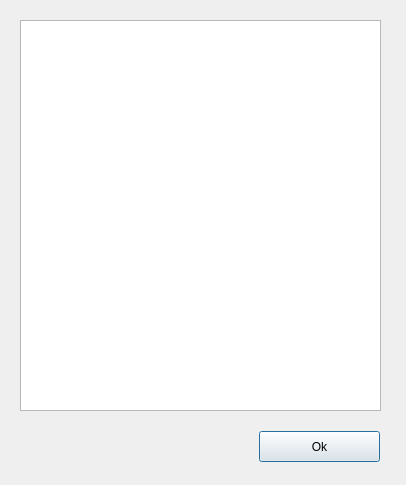
<?xml version="1.0" encoding="UTF-8"?>
<ui version="4.0">
 <class>FightList</class>
 <widget class="QDialog" name="FightList">
  <property name="geometry">
   <rect>
    <x>0</x>
    <y>0</y>
    <width>406</width>
    <height>485</height>
   </rect>
  </property>
  <property name="windowTitle">
   <string>Dialog</string>
  </property>
  <widget class="QPushButton" name="pushButton_Ok">
   <property name="geometry">
    <rect>
     <x>259</x>
     <y>431</y>
     <width>121</width>
     <height>31</height>
    </rect>
   </property>
   <property name="text">
    <string>Ok</string>
   </property>
  </widget>
  <widget class="QListWidget" name="listWidget">
   <property name="geometry">
    <rect>
     <x>20</x>
     <y>20</y>
     <width>361</width>
     <height>391</height>
    </rect>
   </property>
  </widget>
 </widget>
 <resources/>
 <connections/>
</ui>
